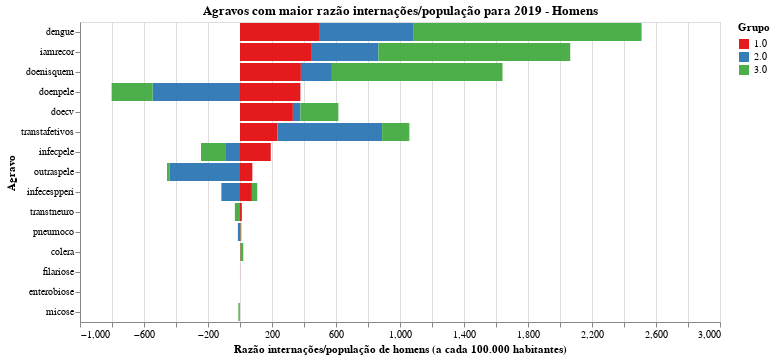

Notebook code for this chart:
### Code cell
chart = plot_grafico_dif(df_19, df_r,
                         'taxa_nova_homem', 
                         "Agravos com maior razão internações/população para 2019 - Homens",
                        "Razão internações/população de homens (a cada 100.000 habitantes)")

#chart.save('tx_bruta_t.svg')
chart

### Figure 1 — Vega-Lite specification as saved in the notebook (floating-point values rounded to 4 significant figures)
{"config": {"view": {"continuousWidth": 400, "continuousHeight": 300}, "range": {"category": {"scheme": "set1"}}}, "data": {"name": "data-def7a52e451b6371cbc5ef0d9b92f314"}, "mark": "bar", "encoding": {"color": {"type": "nominal", "field": "grupo", "title": "Grupo"}, "order": {"type": "nominal", "field": "grupo", "sort": "ascending"}, "tooltip": {"type": "quantitative", "field": "taxa"}, "x": {"type": "quantitative", "field": "taxa", "title": "Razão internações/população de homens (a cada 100.000 habitantes)"}, "y": {"type": "nominal", "field": "agravo", "sort": null, "title": "Agravo"}}, "title": "Agravos com maior razão internações/população para 2019 - Homens", "width": 640, "$schema": "https://vega.github.io/schema/vega-lite/v4.8.1.json", "datasets": {"data-def7a52e451b6371cbc5ef0d9b92f314": [{"agravo": "dengue", "grupo": "1.0", "taxa": 498.9}, {"agravo": "dengue", "grupo": "2.0", "taxa": 583.0}, {"agravo": "dengue", "grupo": "3.0", "taxa": 1428.0}, {"agravo": "iamrecor", "grupo": "1.0", "taxa": 444.0}, {"agravo": "iamrecor", "grupo": "2.0", "taxa": 421.3}, {"agravo": "iamrecor", "grupo": "3.0", "taxa": 1199.0}, {"agravo": "doenisquem", "grupo": "1.0", "taxa": 380.5}, {"agravo": "doenisquem", "grupo": "2.0", "taxa": 193.8}, {"agravo": "doenisquem", "grupo": "3.0", "taxa": 1066.0}, {"agravo": "doenpele", "grupo": "1.0", "taxa": 377.4}, {"agravo": "doenpele", "grupo": "2.0", "taxa": -546.4}, {"agravo": "doenpele", "grupo": "3.0", "taxa": -255.9}, {"agravo": "doecv", "grupo": "1.0", "taxa": 330.5}, {"agravo": "doecv", "grupo": "2.0", "taxa": 47.0}, {"agravo": "doecv", "grupo": "3.0", "taxa": 237.3}, {"agravo": "transtafetivos", "grupo": "1.0", "taxa": 233.8}, {"agravo": "transtafetivos", "grupo": "2.0", "taxa": 654.4}, {"agravo": "transtafetivos", "grupo": "3.0", "taxa": 170.2}, {"agravo": "infecpele", "grupo": "1.0", "taxa": 192.3}, {"agravo": "infecpele", "grupo": "2.0", "taxa": -92.59}, {"agravo": "infecpele", "grupo": "3.0", "taxa": -151.2}, {"agravo": "outraspele", "grupo": "1.0", "taxa": 77.18}, {"agravo": "outraspele", "grupo": "2.0", "taxa": -439.0}, {"agravo": "outraspele", "grupo": "3.0", "taxa": -17.23}, {"agravo": "infecespperi", "grupo": "1.0", "taxa": 74.3}, {"agravo": "infecespperi", "grupo": "2.0", "taxa": -116.6}, {"agravo": "infecespperi", "grupo": "3.0", "taxa": 33.26}, {"agravo": "transtneuro", "grupo": "1.0", "taxa": 6.132}, {"agravo": "transtneuro", "grupo": "2.0", "taxa": 6.244}, {"agravo": "transtneuro", "grupo": "3.0", "taxa": -32.11}, {"agravo": "pneumoco", "grupo": "1.0", "taxa": 3.571}, {"agravo": "pneumoco", "grupo": "2.0", "taxa": -13.24}, {"agravo": "pneumoco", "grupo": "3.0", "taxa": 4.866}, {"agravo": "colera", "grupo": "1.0", "taxa": 3.188}, {"agravo": "colera", "grupo": "2.0", "taxa": 0.6109}, {"agravo": "colera", "grupo": "3.0", "taxa": 16.57}, {"agravo": "filariose", "grupo": "1.0", "taxa": 0.4639}, {"agravo": "filariose", "grupo": "2.0", "taxa": -0.1146}, {"agravo": "filariose", "grupo": "3.0", "taxa": 0.0}, {"agravo": "enterobiose", "grupo": "1.0", "taxa": 0.0}, {"agravo": "enterobiose", "grupo": "2.0", "taxa": 0.0}, {"agravo": "enterobiose", "grupo": "3.0", "taxa": 0.0}, {"agravo": "micose", "grupo": "1.0", "taxa": 0.0}, {"agravo": "micose", "grupo": "2.0", "taxa": -4.145}, {"agravo": "micose", "grupo": "3.0", "taxa": -6.025}]}}
